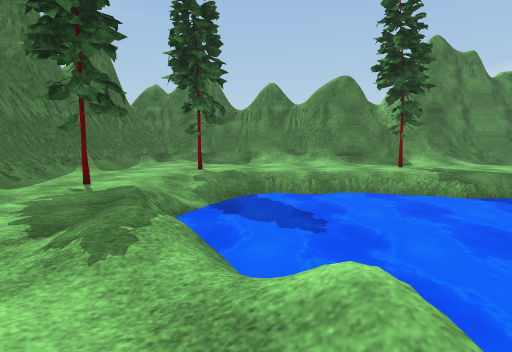
View 1 (above)

15 first-person views from a walk through a scene from a Unity 3-D project. The camera is 1.2 m above the floor, tilts 6° down and sees 75° across. The floor is counted in squares, 1.89 m on a side. Each view is taken from the middle of a square. On the plan, view 1 faces up. The plan holds only what a view shows up to about 10 squares ahead; the rest is blank. The player is left out. Some surface patterns are stand-ins.

View 2
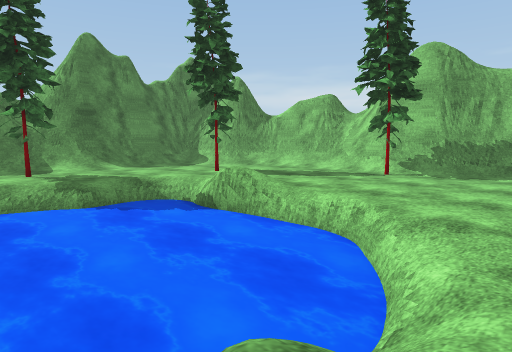

View 3
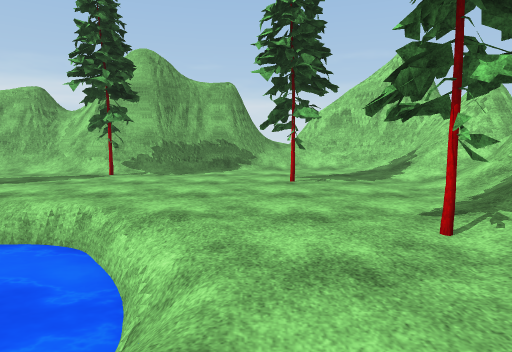

View 4
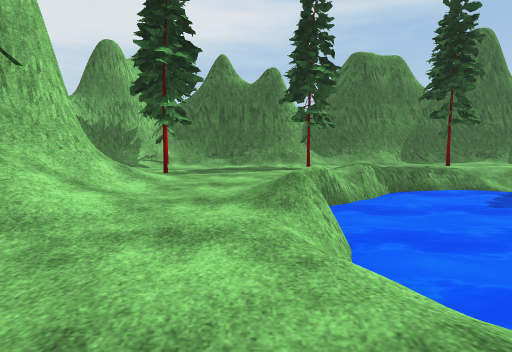

View 5
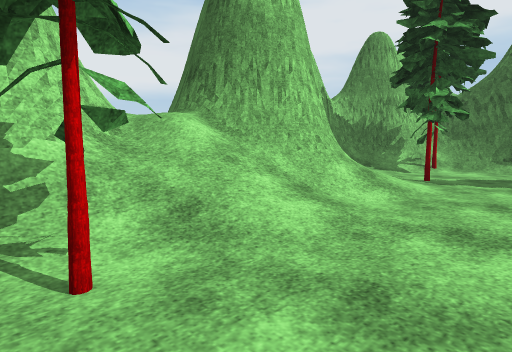

View 6
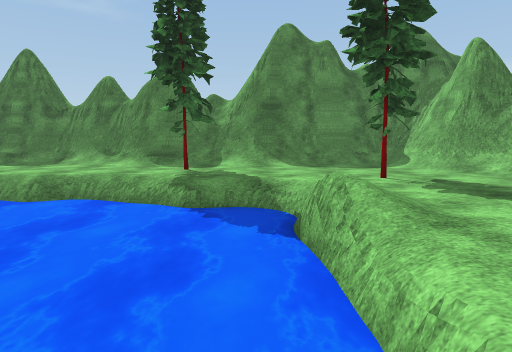

View 7
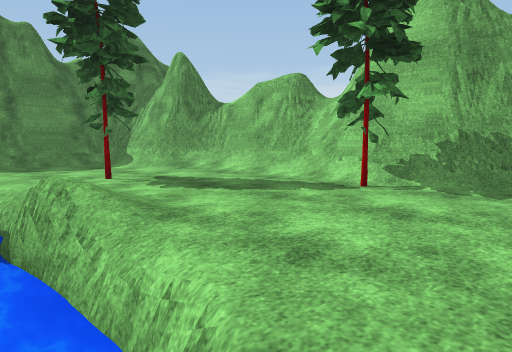

View 8
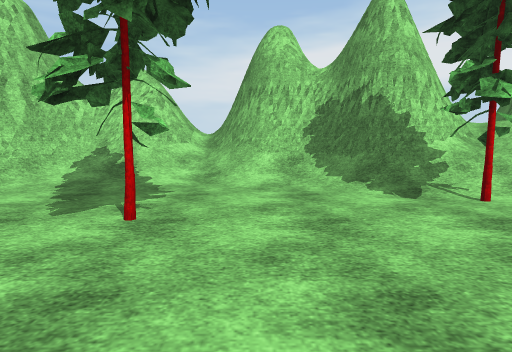

View 9
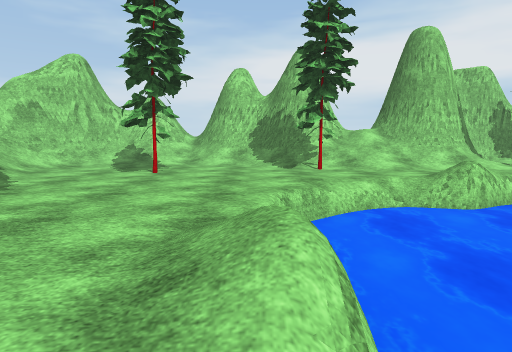

View 10
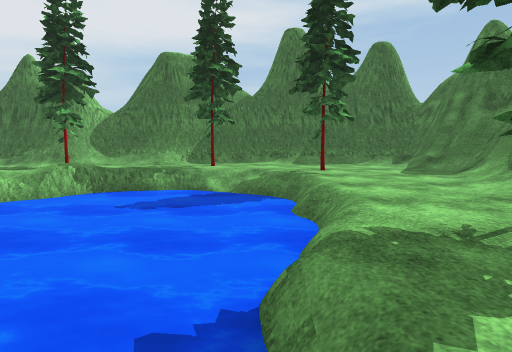

View 11
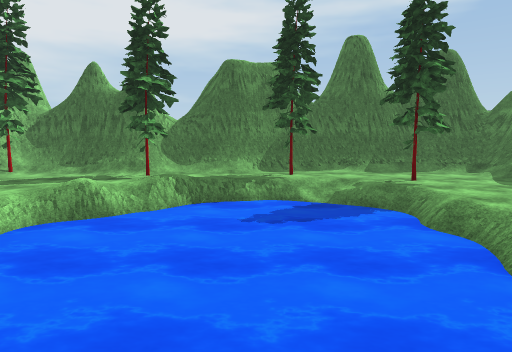

View 12
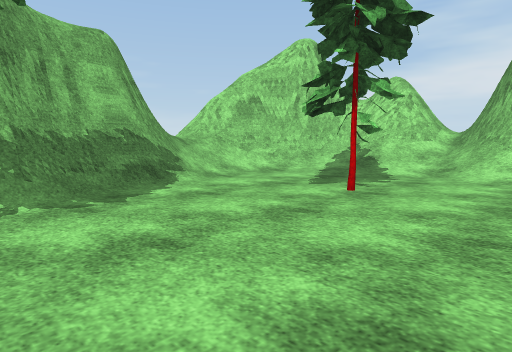

View 13
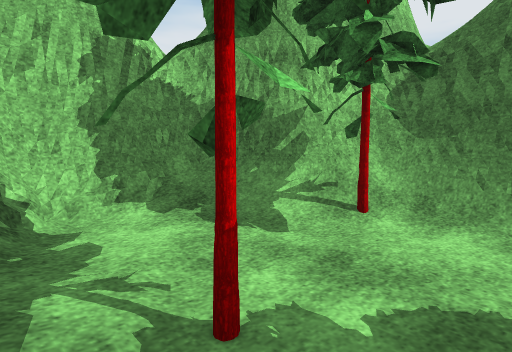

View 14
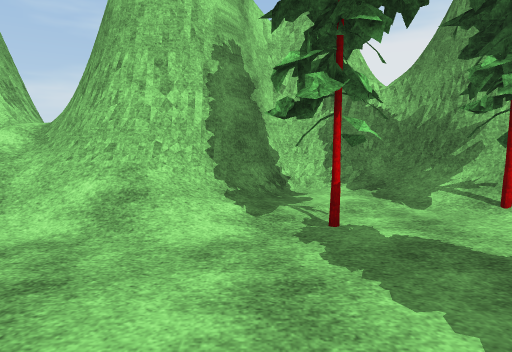

View 15
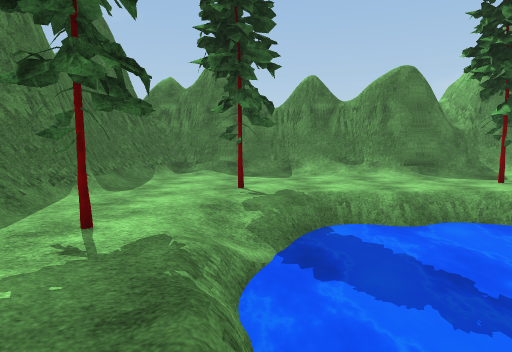

### Floor plan
Key: @ floor where view 1 was taken; # wall or solid block; x gap in a wall; . main floor; : floor 1.25 m higher than the main floor; / step, stairs or slope; ≈ water the walk keeps out of.
Columns run from 4 left of view 1 to 12 right of it. Each row starts with its distance up from view 1.
 11  #####
 10 ###//##########
  9 #......../...##
  8 #.#........../##
  7 #..#//≈.......##
  6 #../≈≈≈≈≈≈..../#
  5 #.#≈≈≈≈≈≈≈/.../#
  4 #..≈≈≈≈≈≈≈/...##
  3 #/.≈≈≈≈≈≈≈/..###
  2 #/./≈≈≈≈≈≈....##
  1 ###./≈≈≈≈......#
  0 ##..@./........##
 -1 #/............./:
 -2 ##xx#////x...../#
 -3 ##/.###/##//.//##
 -4  ######/####/###
 -5       # #  #/##

Positions as (right, up) in squares from view 1, and headings:
1: (0, 0), facing up
2: (2, 0), facing up-right
3: (2, 0), facing right
4: (6, 0), facing left
5: (5, 0), facing down-left
6: (5, 1), facing up
7: (5, 1), facing up-right
8: (7, 2), facing down
9: (6, 6), facing down
10: (6, 6), facing left
11: (6, 4), facing left
12: (6, 3), facing down-right
13: (0, -1), facing down-left
14: (0, 1), facing down
15: (-1, 2), facing up
